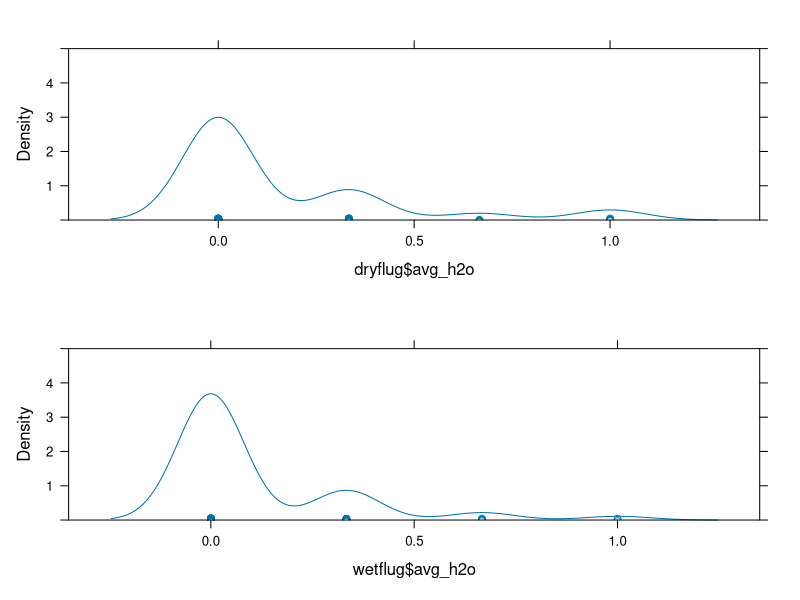
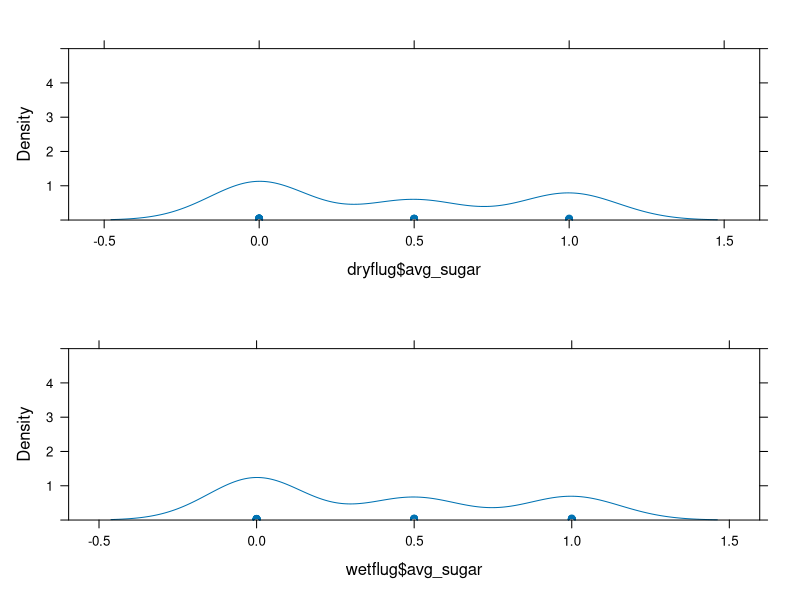
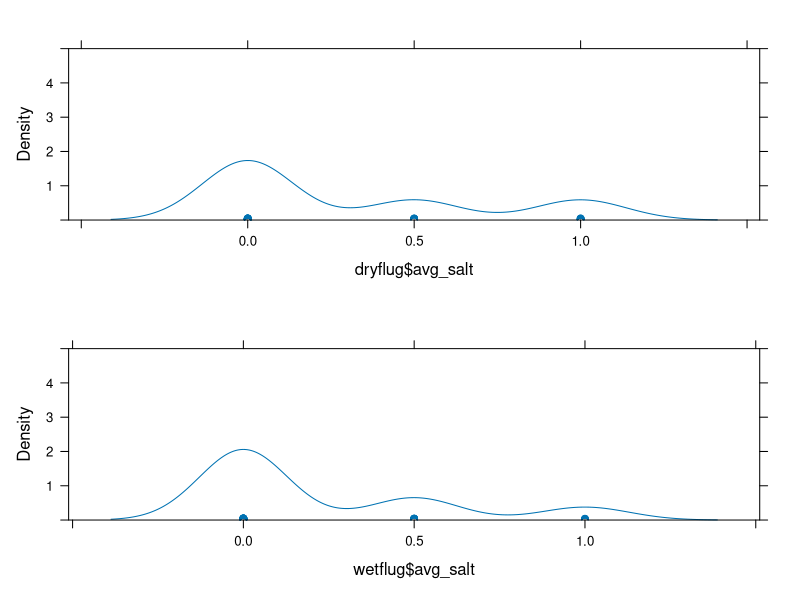
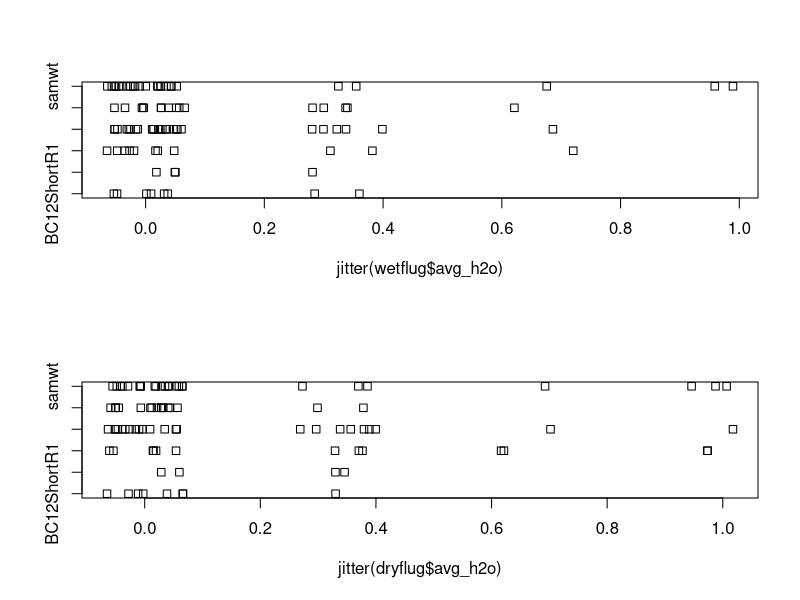
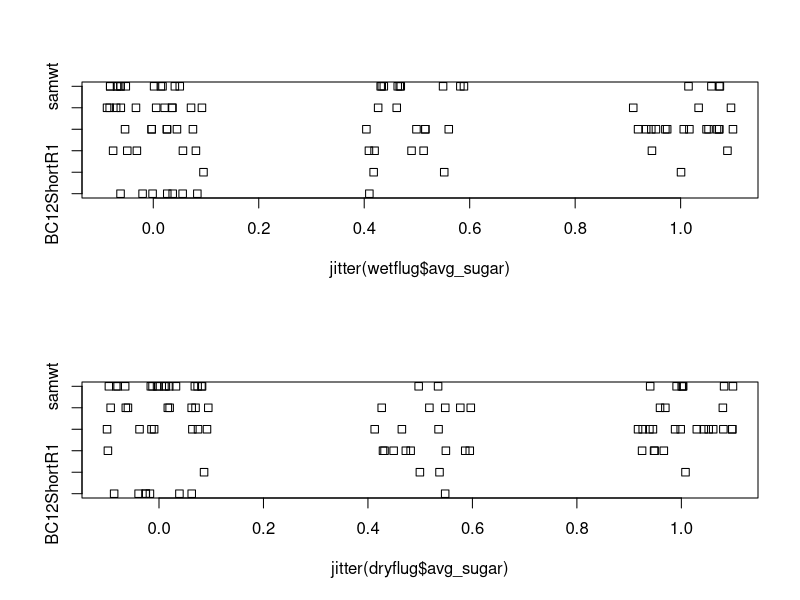
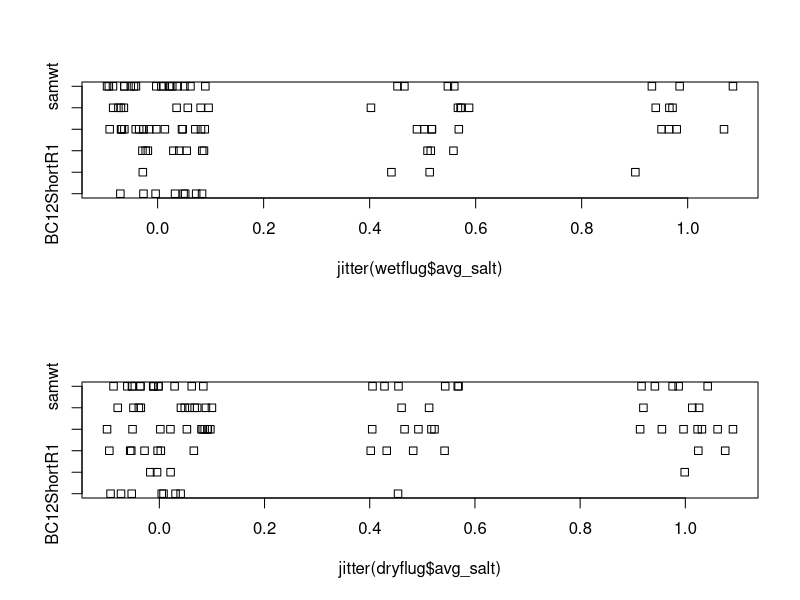

The R script that drew these images, in order:
#This is a script to look at the differences in response between flies run 
#with a wet flug vs. just agarose during their 24 h starvation.

setwd("~/Dropbox/Megan/Drosophila_work/PERA_data/dessication_pilot")

x <- c("lattice", "grid", "plyr", "data.table", "car", "lme4")

lapply(x, FUN = function(X) {
  do.call("require", list(X)) 
})

dessic_pilot <- read.table("PERA_dessic_pilot.txt", header = T)

dessic_pilot[21:22, "avg_h2o"] <- NA
dessic_pilot[22:23, "avg_sugar"] <- NA
dessic_pilot[23:24, "avg_salt"] <- NA

dessic_pilot <- transform(dessic_pilot, avg_h2o = rowMeans(dessic_pilot[, c(5, 11, 17)], na.rm = TRUE))
dessic_pilot <- transform(dessic_pilot, avg_sugar = rowMeans(dessic_pilot[, c(7,13)], na.rm = TRUE))
dessic_pilot <- transform(dessic_pilot, avg_salt = rowMeans(dessic_pilot[, c(9,15)], na.rm = TRUE))

dessic_pilot <- data.frame(dessic_pilot)

wetflug <- data.frame(subset(dessic_pilot, Wetted_Flug == "y"))
dryflug <- data.frame(subset(dessic_pilot, Wetted_Flug == "n"))

##looking at average responses by individual to each tastant
plot.new()
tiff("avg_h2o_dens.tif", unit = "px", width = 600, height = 800 )
plot1 <- densityplot(wetflug$avg_h2o, ylim = c(0,5))
plot2 <- densityplot(dryflug$avg_h2o, ylim = c(0,5))
print(plot1, position = c(0.0, 0, 1, 0.5), more = TRUE)
print(plot2, position = c(0, 0.5, 1, 1), more = TRUE)
dev.off()

plot.new()
tiff("avg_sugar_dens.tif", unit = "px", width = 600, height = 800)
plot1 <- densityplot(wetflug$avg_sugar, ylim = c(0,5))
plot2 <- densityplot(dryflug$avg_sugar, ylim = c(0,5))
print(plot1, position = c(0.0, 0, 1, 0.5), more = TRUE)
print(plot2, position = c(0, 0.5, 1, 1), more = TRUE)
dev.off()

plot.new()
tiff("avg_salt_dens.tif", unit = "px", width = 600, height = 800)
plot1 <- densityplot(wetflug$avg_salt, ylim = c(0,5))
plot2 <- densityplot(dryflug$avg_salt, ylim = c(0,5))
print(plot1, position = c(0.0, 0, 1, 0.5), more = TRUE)
print(plot2, position = c(0, 0.5, 1, 1), more = TRUE)
dev.off()

# May be easier to see like this
tiff("dessic_avg_h2o.tif")
plot.new()
par(mfrow = c(2,1))
stripchart(jitter(wetflug$avg_h2o) ~ wetflug$Geno) 
stripchart(jitter(dryflug$avg_h2o) ~ dryflug$Geno)
dev.off()

tiff("dessic_avg_sugar.tif")
plot.new()
par(mfrow = c(2, 1))
stripchart(jitter(wetflug$avg_sugar) ~ wetflug$Geno) 
stripchart(jitter(dryflug$avg_sugar) ~ dryflug$Geno)
dev.off()

tiff("dessic_avg_salt.tif")
plot.new()
par(mfrow = c(2, 1))
stripchart(jitter(wetflug$avg_salt) ~ wetflug$Geno) 
stripchart(jitter(dryflug$avg_salt) ~ dryflug$Geno)
dev.off()

#reformatting to fit a model for water response

dessic_pilot_h2o <- dessic_pilot[, c(1,2,3,4,5,11,17,19,20)]


# reshaping into long format
dp_reshaped <- reshape(dessic_pilot_h2o, 
                                  varying = list(5:7), 
                                  direction="long", 
                                  idvar="subject", 
                                  v.names="PER")

# sorting data by subject    
dp_reshaped<- dp_reshaped[order(dp_reshaped$subject),]

# check that reshaped produced appropriate data set
head(dp_reshaped)    
head(dessic_pilot_h2o)
tail(dp_reshaped)
tail(dessic_pilot_h2o)


dp_reshaped$time <- as.factor(dp_reshaped$time) # only 2 "levels": first and second, so treat as factor.

model_trial_1 <- glm(PER ~ (Geno+Sex+Wetted_Flug)^2 + time, 
                     data=dp_reshaped, family=binomial, x=T)

summary(model_trial_1)
anova(model_trial_1, test="LRT")
car::Anova(model_trial_1, test.statistic="LR", type=2)


#reformatting to fit a model for sugar

dessic_pilot_sug <- dessic_pilot[, c(1,2,3,4,7,13,19,20)]


# reshaping into long format
dpsug_reshaped <- reshape(dessic_pilot_sug, 
                       varying = list(5:6), 
                       direction="long", 
                       idvar="subject", 
                       v.names="PER")

# sorting data by subject    
dpsug_reshaped<- dpsug_reshaped[order(dpsug_reshaped$subject),]

# check that reshaped produced appropriate data set
head(dpsug_reshaped)    
head(dessic_pilot_sug)
tail(dpsug_reshaped)
tail(dessic_pilot_sug)

dpsug_reshaped$time <- as.factor(dpsug_reshaped$time) # only 2 "levels": first and second, so treat as factor.

model_trial_1 <- glm(PER ~ Geno*Sex+Wetted_Flug + time, 
                     data=dpsug_reshaped, family=binomial, x=T)

summary(model_trial_1)
anova(model_trial_1, test="LRT")
car::Anova(model_trial_1, test.statistic="LR", type=2)


#now reformatting for a quick look at salt responses

dessic_pilot_kcl <- dessic_pilot[, c(1,2,3,4,9,15,19,20)]


# reshaping into long format
dpkcl_reshaped <- reshape(dessic_pilot_kcl, 
                          varying = list(5:6), 
                          direction="long", 
                          idvar="subject", 
                          v.names="PER")

# sorting data by subject    
dpkcl_reshaped<- dpkcl_reshaped[order(dpkcl_reshaped$subject),]

# check that reshaped produced appropriate data set
head(dpkcl_reshaped)    
head(dessic_pilot_kcl)
tail(dpkcl_reshaped)
tail(dessic_pilot_kcl)

dpkcl_reshaped$time <- as.factor(dpkcl_reshaped$time) # only 2 "levels": first and second, so treat as factor.

model_trial_1 <- glm(PER ~ Geno*Sex+Wetted_Flug + time, 
                     data=dpkcl_reshaped, family=binomial, x=T)

summary(model_trial_1)
anova(model_trial_1, test="LRT")
car::Anova(model_trial_1, test.statistic="LR", type=2)

exp(cbind(OR = coef(model_trial_1), confint(model_trial_1)))

